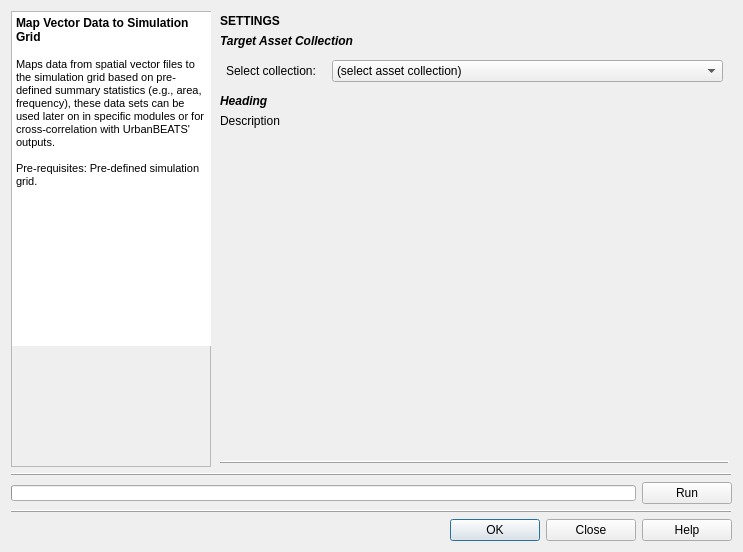
<?xml version="1.0" encoding="UTF-8"?>
<ui version="4.0">
 <class>MapVectorDataGui</class>
 <widget class="QDialog" name="MapVectorDataGui">
  <property name="geometry">
   <rect>
    <x>0</x>
    <y>0</y>
    <width>743</width>
    <height>552</height>
   </rect>
  </property>
  <property name="windowTitle">
   <string>Map Vector Data to Simulation Grid</string>
  </property>
  <property name="windowIcon">
   <iconset resource="../../../../../Dropbox/UrbanBEATS Master Project/graphics/ubeats.qrc">
    <normaloff>:/icons/vector.png</normaloff>:/icons/vector.png</iconset>
  </property>
  <layout class="QGridLayout" name="gridLayout">
   <item row="4" column="0" colspan="2">
    <widget class="QWidget" name="buttons_widget" native="true">
     <layout class="QHBoxLayout" name="horizontalLayout">
      <property name="spacing">
       <number>6</number>
      </property>
      <property name="leftMargin">
       <number>0</number>
      </property>
      <property name="topMargin">
       <number>0</number>
      </property>
      <property name="rightMargin">
       <number>0</number>
      </property>
      <property name="bottomMargin">
       <number>0</number>
      </property>
      <item>
       <spacer name="horizontalSpacer">
        <property name="orientation">
         <enum>Qt::Horizontal</enum>
        </property>
        <property name="sizeHint" stdset="0">
         <size>
          <width>40</width>
          <height>20</height>
         </size>
        </property>
       </spacer>
      </item>
      <item>
       <widget class="QPushButton" name="ok_button">
        <property name="minimumSize">
         <size>
          <width>90</width>
          <height>0</height>
         </size>
        </property>
        <property name="whatsThis">
         <string>&lt;html&gt;&lt;head/&gt;&lt;body&gt;&lt;p&gt;Resets all parameters of this module in the current 'scenario time step' to the default values.&lt;/p&gt;&lt;/body&gt;&lt;/html&gt;</string>
        </property>
        <property name="text">
         <string>OK</string>
        </property>
        <property name="icon">
         <iconset resource="../../../../../Dropbox/UrbanBEATS Master Project/graphics/ubeats.qrc">
          <normaloff>:/icons/check.png</normaloff>:/icons/check.png</iconset>
        </property>
       </widget>
      </item>
      <item>
       <widget class="QPushButton" name="close_button">
        <property name="minimumSize">
         <size>
          <width>90</width>
          <height>0</height>
         </size>
        </property>
        <property name="text">
         <string>Close</string>
        </property>
        <property name="icon">
         <iconset resource="../../../../../Dropbox/UrbanBEATS Master Project/graphics/ubeats.qrc">
          <normaloff>:/icons/delete-icon.png</normaloff>:/icons/delete-icon.png</iconset>
        </property>
       </widget>
      </item>
      <item>
       <widget class="QPushButton" name="help_button">
        <property name="minimumSize">
         <size>
          <width>90</width>
          <height>0</height>
         </size>
        </property>
        <property name="text">
         <string>Help</string>
        </property>
        <property name="icon">
         <iconset resource="../../../../../Dropbox/UrbanBEATS Master Project/graphics/ubeats.qrc">
          <normaloff>:/icons/Help-icon.png</normaloff>:/icons/Help-icon.png</iconset>
        </property>
       </widget>
      </item>
     </layout>
    </widget>
   </item>
   <item row="0" column="0">
    <widget class="QFrame" name="frame">
     <property name="minimumSize">
      <size>
       <width>200</width>
       <height>0</height>
      </size>
     </property>
     <property name="maximumSize">
      <size>
       <width>200</width>
       <height>16777215</height>
      </size>
     </property>
     <property name="frameShape">
      <enum>QFrame::StyledPanel</enum>
     </property>
     <property name="frameShadow">
      <enum>QFrame::Raised</enum>
     </property>
     <layout class="QVBoxLayout" name="verticalLayout_6">
      <property name="spacing">
       <number>0</number>
      </property>
      <property name="leftMargin">
       <number>0</number>
      </property>
      <property name="topMargin">
       <number>0</number>
      </property>
      <property name="rightMargin">
       <number>0</number>
      </property>
      <property name="bottomMargin">
       <number>0</number>
      </property>
      <item>
       <widget class="QTextBrowser" name="description">
        <property name="minimumSize">
         <size>
          <width>200</width>
          <height>0</height>
         </size>
        </property>
        <property name="maximumSize">
         <size>
          <width>200</width>
          <height>16777215</height>
         </size>
        </property>
        <property name="frameShape">
         <enum>QFrame::NoFrame</enum>
        </property>
        <property name="frameShadow">
         <enum>QFrame::Plain</enum>
        </property>
        <property name="verticalScrollBarPolicy">
         <enum>Qt::ScrollBarAsNeeded</enum>
        </property>
        <property name="html">
         <string>&lt;!DOCTYPE HTML PUBLIC &quot;-//W3C//DTD HTML 4.0//EN&quot; &quot;http://www.w3.org/TR/REC-html40/strict.dtd&quot;&gt;
&lt;html&gt;&lt;head&gt;&lt;meta name=&quot;qrichtext&quot; content=&quot;1&quot; /&gt;&lt;style type=&quot;text/css&quot;&gt;
p, li { white-space: pre-wrap; }
&lt;/style&gt;&lt;/head&gt;&lt;body style=&quot; font-family:'MS Shell Dlg 2'; font-size:8.25pt; font-weight:400; font-style:normal;&quot;&gt;
&lt;p style=&quot; margin-top:0px; margin-bottom:0px; margin-left:0px; margin-right:0px; -qt-block-indent:0; text-indent:0px;&quot;&gt;&lt;span style=&quot; font-size:9pt; font-weight:600;&quot;&gt;Map Vector Data to Simulation Grid&lt;/span&gt;&lt;/p&gt;
&lt;p style=&quot;-qt-paragraph-type:empty; margin-top:0px; margin-bottom:0px; margin-left:0px; margin-right:0px; -qt-block-indent:0; text-indent:0px; font-size:9pt; font-weight:600;&quot;&gt;&lt;br /&gt;&lt;/p&gt;
&lt;p style=&quot; margin-top:0px; margin-bottom:0px; margin-left:0px; margin-right:0px; -qt-block-indent:0; text-indent:0px;&quot;&gt;&lt;span style=&quot; font-size:8pt;&quot;&gt;Maps data from spatial vector files to the simulation grid based on pre-defined summary statistics (e.g., area, frequency), these data sets can be used later on in specific modules or for cross-correlation with UrbanBEATS' outputs.&lt;/span&gt;&lt;/p&gt;
&lt;p style=&quot;-qt-paragraph-type:empty; margin-top:0px; margin-bottom:0px; margin-left:0px; margin-right:0px; -qt-block-indent:0; text-indent:0px; font-size:8pt;&quot;&gt;&lt;br /&gt;&lt;/p&gt;
&lt;p style=&quot; margin-top:0px; margin-bottom:0px; margin-left:0px; margin-right:0px; -qt-block-indent:0; text-indent:0px;&quot;&gt;&lt;span style=&quot; font-size:8pt;&quot;&gt;Pre-requisites: Pre-defined simulation grid.&lt;/span&gt;&lt;/p&gt;&lt;/body&gt;&lt;/html&gt;</string>
        </property>
       </widget>
      </item>
      <item>
       <widget class="QLabel" name="img">
        <property name="sizePolicy">
         <sizepolicy hsizetype="Preferred" vsizetype="Fixed">
          <horstretch>0</horstretch>
          <verstretch>0</verstretch>
         </sizepolicy>
        </property>
        <property name="minimumSize">
         <size>
          <width>200</width>
          <height>120</height>
         </size>
        </property>
        <property name="maximumSize">
         <size>
          <width>200</width>
          <height>120</height>
         </size>
        </property>
        <property name="text">
         <string/>
        </property>
        <property name="pixmap">
         <pixmap resource="../../../../../Dropbox/UrbanBEATS Master Project/graphics/ubeats.qrc">:/mod_imgs/module_imgs/mod_topography.jpg</pixmap>
        </property>
       </widget>
      </item>
     </layout>
    </widget>
   </item>
   <item row="1" column="0" colspan="2">
    <widget class="Line" name="line_2">
     <property name="frameShadow">
      <enum>QFrame::Raised</enum>
     </property>
     <property name="orientation">
      <enum>Qt::Horizontal</enum>
     </property>
    </widget>
   </item>
   <item row="2" column="0" colspan="2">
    <widget class="QWidget" name="widget" native="true">
     <property name="minimumSize">
      <size>
       <width>0</width>
       <height>0</height>
      </size>
     </property>
     <layout class="QHBoxLayout" name="horizontalLayout_2">
      <property name="leftMargin">
       <number>0</number>
      </property>
      <property name="topMargin">
       <number>0</number>
      </property>
      <property name="rightMargin">
       <number>0</number>
      </property>
      <property name="bottomMargin">
       <number>0</number>
      </property>
      <item>
       <widget class="QProgressBar" name="progressbar">
        <property name="minimumSize">
         <size>
          <width>0</width>
          <height>16</height>
         </size>
        </property>
        <property name="maximumSize">
         <size>
          <width>16777215</width>
          <height>16</height>
         </size>
        </property>
        <property name="value">
         <number>0</number>
        </property>
        <property name="textVisible">
         <bool>false</bool>
        </property>
        <property name="orientation">
         <enum>Qt::Horizontal</enum>
        </property>
        <property name="invertedAppearance">
         <bool>false</bool>
        </property>
        <property name="textDirection">
         <enum>QProgressBar::TopToBottom</enum>
        </property>
       </widget>
      </item>
      <item>
       <widget class="QPushButton" name="run_button">
        <property name="minimumSize">
         <size>
          <width>90</width>
          <height>0</height>
         </size>
        </property>
        <property name="maximumSize">
         <size>
          <width>90</width>
          <height>16777215</height>
         </size>
        </property>
        <property name="text">
         <string>Run</string>
        </property>
        <property name="icon">
         <iconset resource="../../../../../Dropbox/UrbanBEATS Master Project/graphics/ubeats.qrc">
          <normaloff>:/icons/Play-icon.png</normaloff>:/icons/Play-icon.png</iconset>
        </property>
       </widget>
      </item>
     </layout>
    </widget>
   </item>
   <item row="0" column="1">
    <widget class="QWidget" name="parameters" native="true">
     <layout class="QVBoxLayout" name="verticalLayout">
      <property name="spacing">
       <number>6</number>
      </property>
      <property name="leftMargin">
       <number>3</number>
      </property>
      <property name="topMargin">
       <number>3</number>
      </property>
      <property name="rightMargin">
       <number>3</number>
      </property>
      <property name="bottomMargin">
       <number>3</number>
      </property>
      <item>
       <widget class="QLabel" name="title">
        <property name="text">
         <string>&lt;html&gt;&lt;head/&gt;&lt;body&gt;&lt;p&gt;&lt;span style=&quot; font-size:9pt; font-weight:600;&quot;&gt;SETTINGS&lt;/span&gt;&lt;/p&gt;&lt;/body&gt;&lt;/html&gt;</string>
        </property>
       </widget>
      </item>
      <item>
       <widget class="QLabel" name="asset_col_title">
        <property name="text">
         <string>&lt;html&gt;&lt;head/&gt;&lt;body&gt;&lt;p&gt;&lt;span style=&quot; font-weight:600; font-style:italic;&quot;&gt;Target Asset Collection&lt;/span&gt;&lt;/p&gt;&lt;/body&gt;&lt;/html&gt;</string>
        </property>
       </widget>
      </item>
      <item>
       <widget class="QWidget" name="gridname_widget" native="true">
        <layout class="QGridLayout" name="gridLayout_7">
         <property name="leftMargin">
          <number>6</number>
         </property>
         <property name="topMargin">
          <number>6</number>
         </property>
         <property name="rightMargin">
          <number>6</number>
         </property>
         <property name="bottomMargin">
          <number>6</number>
         </property>
         <item row="0" column="1">
          <widget class="QComboBox" name="assetcol_combo">
           <item>
            <property name="text">
             <string>(select asset collection)</string>
            </property>
           </item>
          </widget>
         </item>
         <item row="0" column="0">
          <widget class="QLabel" name="gridname_lbl">
           <property name="minimumSize">
            <size>
             <width>100</width>
             <height>0</height>
            </size>
           </property>
           <property name="maximumSize">
            <size>
             <width>100</width>
             <height>16777215</height>
            </size>
           </property>
           <property name="whatsThis">
            <string>Width of the square cell in the city grid in metres</string>
           </property>
           <property name="text">
            <string>Select collection:</string>
           </property>
          </widget>
         </item>
        </layout>
       </widget>
      </item>
      <item>
       <widget class="QLabel" name="title_2">
        <property name="text">
         <string>&lt;html&gt;&lt;head/&gt;&lt;body&gt;&lt;p&gt;&lt;span style=&quot; font-weight:600; font-style:italic;&quot;&gt;Heading&lt;/span&gt;&lt;/p&gt;&lt;/body&gt;&lt;/html&gt;</string>
        </property>
       </widget>
      </item>
      <item>
       <widget class="QLabel" name="descr">
        <property name="minimumSize">
         <size>
          <width>0</width>
          <height>0</height>
         </size>
        </property>
        <property name="maximumSize">
         <size>
          <width>16777215</width>
          <height>16777215</height>
         </size>
        </property>
        <property name="whatsThis">
         <string>Width of the square cell in the city grid in metres</string>
        </property>
        <property name="text">
         <string>Description</string>
        </property>
        <property name="wordWrap">
         <bool>true</bool>
        </property>
       </widget>
      </item>
      <item>
       <widget class="QWidget" name="widget_2" native="true">
        <layout class="QGridLayout" name="gridLayout_8">
         <property name="leftMargin">
          <number>6</number>
         </property>
         <property name="topMargin">
          <number>6</number>
         </property>
         <property name="rightMargin">
          <number>6</number>
         </property>
         <property name="bottomMargin">
          <number>6</number>
         </property>
         <property name="verticalSpacing">
          <number>3</number>
         </property>
        </layout>
       </widget>
      </item>
      <item>
       <spacer name="verticalSpacer">
        <property name="orientation">
         <enum>Qt::Vertical</enum>
        </property>
        <property name="sizeHint" stdset="0">
         <size>
          <width>20</width>
          <height>40</height>
         </size>
        </property>
       </spacer>
      </item>
      <item>
       <widget class="Line" name="line">
        <property name="frameShadow">
         <enum>QFrame::Raised</enum>
        </property>
        <property name="orientation">
         <enum>Qt::Horizontal</enum>
        </property>
       </widget>
      </item>
     </layout>
    </widget>
   </item>
   <item row="3" column="0" colspan="2">
    <widget class="Line" name="line_3">
     <property name="frameShadow">
      <enum>QFrame::Raised</enum>
     </property>
     <property name="orientation">
      <enum>Qt::Horizontal</enum>
     </property>
    </widget>
   </item>
  </layout>
 </widget>
 <resources>
  <include location="../../../../../Dropbox/UrbanBEATS Master Project/graphics/ubeats.qrc"/>
 </resources>
 <connections>
  <connection>
   <sender>close_button</sender>
   <signal>clicked()</signal>
   <receiver>MapVectorDataGui</receiver>
   <slot>reject()</slot>
   <hints>
    <hint type="sourcelabel">
     <x>479</x>
     <y>412</y>
    </hint>
    <hint type="destinationlabel">
     <x>314</x>
     <y>216</y>
    </hint>
   </hints>
  </connection>
 </connections>
</ui>
